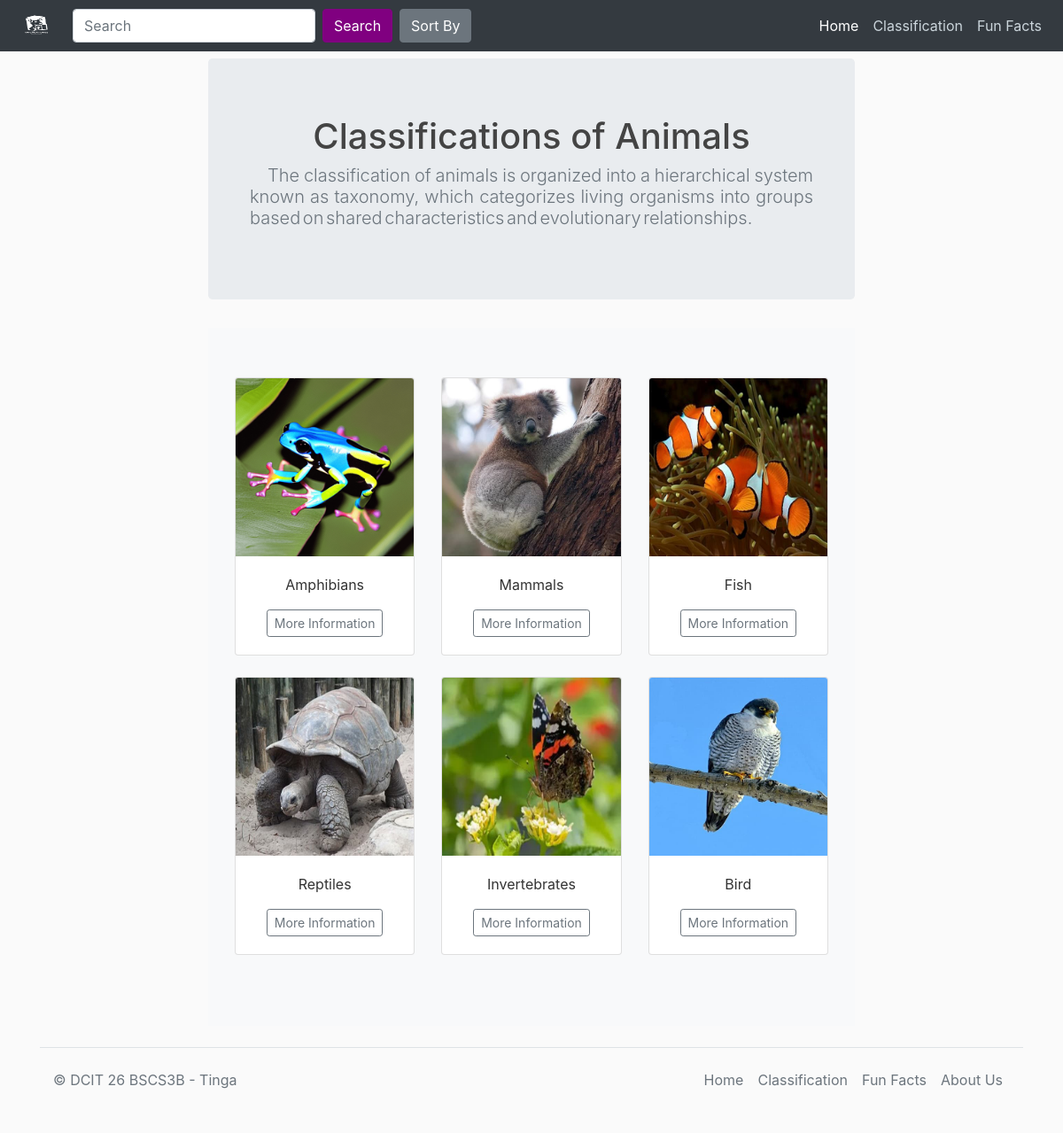
Screenshot of /classification/ with the database file from the repository.
### blog/models.py (models this page shows, shortened)
class Category(models.Model):
    categories_type = models.CharField(max_length=255)
    categories_description = models.TextField()
    category_image = models.ImageField(upload_to='category_images/%y')

### blog/views.py (the view)
# urls.py: path('classification/', views.classification, name = 'blog-classification'),
def classification(request):
    categories = Category.objects.all()
    return render(request, 'blog/classification.html', {'categories': categories})

### blog/templates/blog/classification.html (shortened to what this page needs)
{% extends 'blog/base.html' %}
{% load static %}
{% block content %}
<main role="main">
  <section class="jumbotron text-center">
    <div class="container">
      <h1 class="jumbotron-heading">Classifications of Animals</h1>
      <p class="lead text-muted">The classification of animals is organized into a hierarchical system known as taxonomy, which categorizes living organisms into groups based on shared characteristics and evolutionary relationships.</p>
    </div>
  </section>
  <div class="album py-2 bg-light">
    <div class="container">
      <div class="album py-5 bg-light">
        <div class="container">
          <div class="row">
            {% for category in categories %}
            <div class="col-lg-4 col-md-6">
              <div class="card mb-4 box-shadow class-img zoom-container">
                <img class="card-img-top" src="{{ category.category_image.url }}" alt="Card image cap" data-toggle="modal" data-target="#imageModal{{ category.id }}">
                <div class="card-body mx-auto">
                  <p class="card-text text-center">{{ category.categories_type }}</p>
                  <div class="d-flex justify-content-center align-items-center">
                    <div class="btn-group mx-auto">
                      <a href="{% url 'blog:class_view' category.categories_type %}" class="btn btn-sm btn-outline-secondary">More Information</a>
                    </div>
                  </div>
                </div>
              </div>
            </div>
            {% endfor %}
          </div>
        </div>
      </div>
    </div>
  </div>
</main>
{% endblock %}

### blog/static/blog/style.css (style rules this page uses)
body { background: #fafafa; color: #333333; margin-top: 0; }
h1, h2, h3, h4, h5, h6 { color: #444444; }
.lead { text-indent: 20px; text-align: justify; word-spacing: -3px; line-height: 1.2; }
.zoom-container { transition: transform 0.3s ease-in-out; }

### rows the page displays
Category: category_image (picture), categories_type "Amphibians"
Category: category_image (picture), categories_type "Mammals"
Category: category_image (picture), categories_type "Fish"
Category: category_image (picture), categories_type "Reptiles"
Category: category_image (picture), categories_type "Invertebrates"
Category: category_image (picture), categories_type "Bird"
